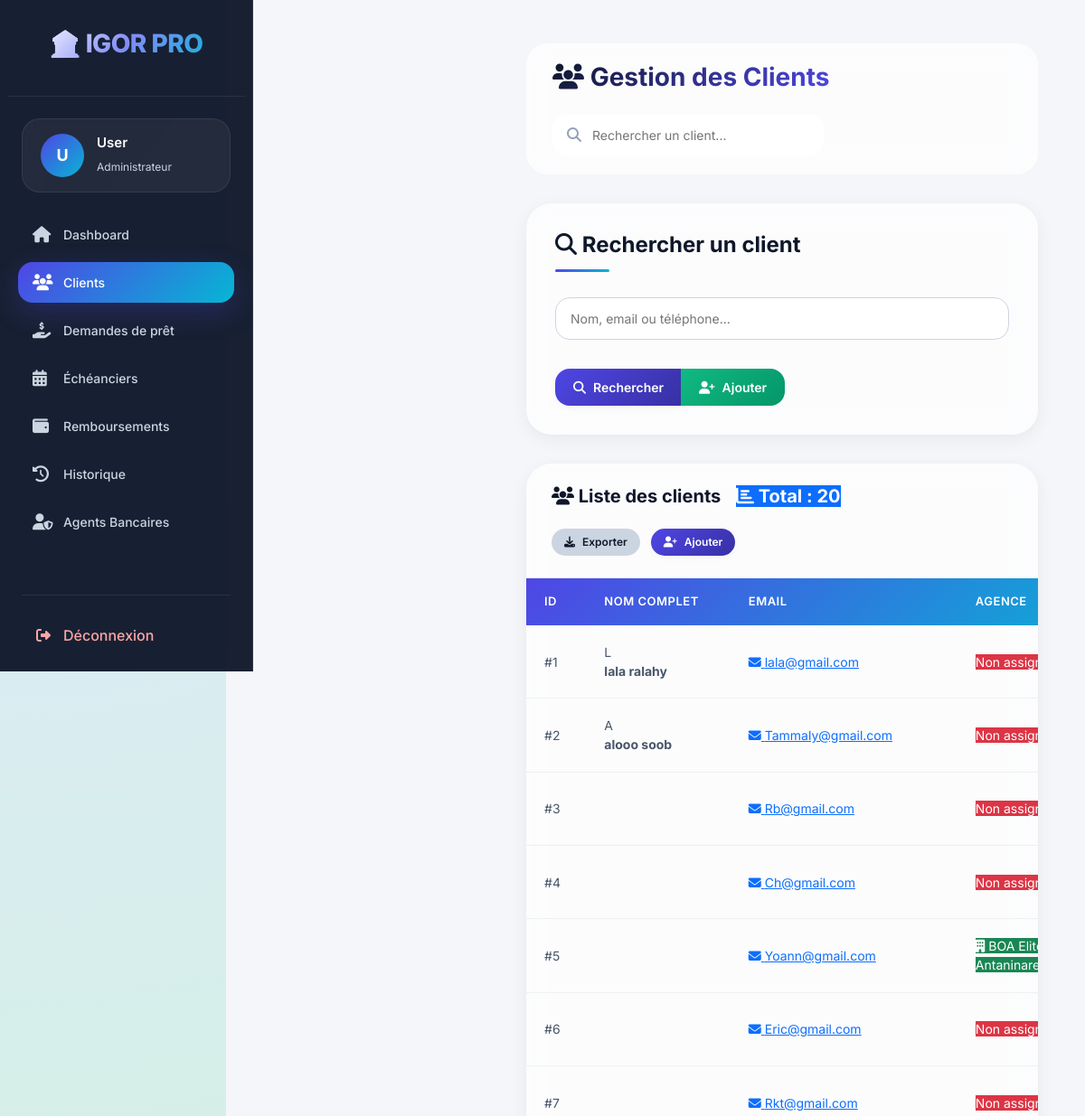
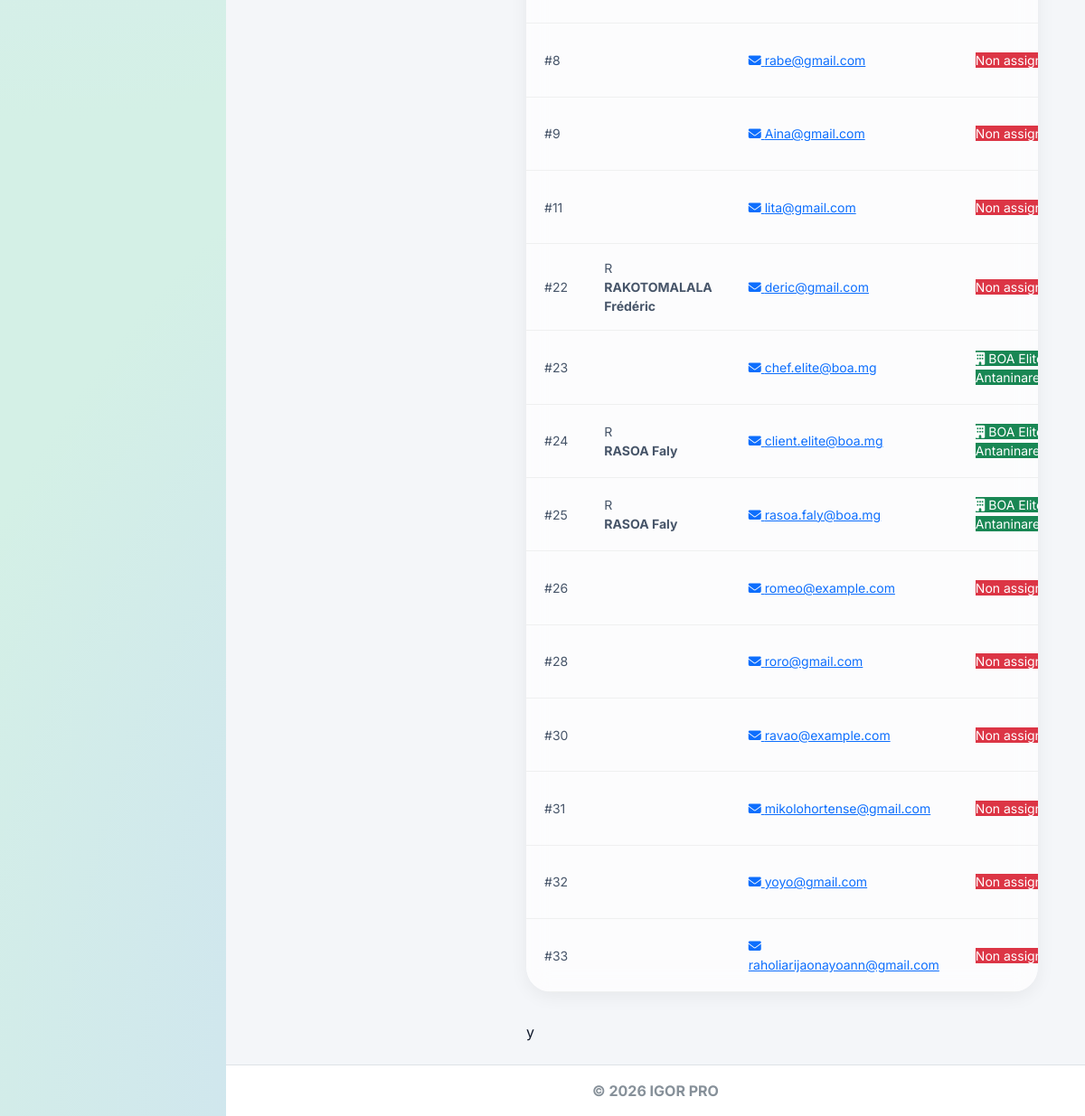
The app's page /utilisateur.php (signed in) with its own data (2 pictures, top to bottom).
### tables this page shows
CREATE TABLE `users` (
  `id` int(11) NOT NULL,
  `username` varchar(50) NOT NULL,
  `email` varchar(100) NOT NULL,
  `password` varchar(255) NOT NULL,
  `nom` varchar(100) DEFAULT NULL,
  `prenom` varchar(100) DEFAULT NULL,
  `telephone` varchar(20) DEFAULT NULL,
  `role` enum('super_admin','admin_regional','chef_agence','agent','client') NOT NULL DEFAULT 'client',
  `agence_id` int(11) DEFAULT NULL,
  `2fa_secret` varchar(255) DEFAULT NULL,
  `email_verified_at` datetime DEFAULT NULL,
  `remember_token` varchar(100) DEFAULT NULL,
  `reset_token` varchar(255) DEFAULT NULL,
  `created_at` timestamp NOT NULL DEFAULT current_timestamp(),
  `updated_at` timestamp NOT NULL DEFAULT current_timestamp() ON UPDATE current_timestamp(),
  `otp` varchar(10) DEFAULT NULL,
  `otp_expires_at` datetime DEFAULT NULL,
  `otp_created_at` datetime DEFAULT current_timestamp()
);

CREATE TABLE `agences` (
  `id_agence` int(11) NOT NULL,
  `nom` varchar(100) NOT NULL,
  `adresse` varchar(255) NOT NULL,
  `code_postal` varchar(10) NOT NULL,
  `ville` varchar(50) NOT NULL,
  `telephone` varchar(15) NOT NULL,
  `email` varchar(100) NOT NULL,
  `date_creation` date DEFAULT NULL
);

### utilisateur.php (called while the page is built, shortened)
<?php
require_once 'config.php';
require_once 'verification_role.php';
$search = $_POST['search'] ?? '';
$condition_agence = condition_agence('u');
try {
    $sql = "SELECT u.*, a.nom as agence_nom
            FROM users u
            LEFT JOIN agences a ON u.agence_id = a.id_agence
            WHERE $condition_agence";
    if (!empty($search)) {
        $sql .= " AND (u.nom LIKE :search OR u.prenom LIKE :search OR u.email LIKE :search)";
        $stmt = $conn->prepare($sql);
        $stmt->execute(['search' => "%$search%"]);
    } else {
        $stmt = $conn->query($sql);
    }
    $utilisateurs = $stmt->fetchAll();
} catch(PDOException $e) {
    error_log("Erreur utilisateur.php: " . $e->getMessage());
    $error = "Erreur lors du chargement des données.";
}
$content = "pages/utilisateur_content.php";
include("layout.php");

### verification_role.php (called while the page is built, shortened)
<?php
function condition_agence($table_alias = '') {
    if ($_SESSION['role'] == 'super_admin') {
        return "1=1";
    }
    $alias = $table_alias ? $table_alias . '.' : '';
    return $alias . "agence_id = " . intval($_SESSION['agence_id']);
}
?>

### pages/utilisateur_content.php (the view, shortened to what this page needs)
<div class="main-content">
    <div class="top-bar">
        <h1 class="page-title">
            <i class="fas fa-users"></i> Gestion des Clients
        </h1>
        <div class="search-wrapper">
            <i class="fas fa-search"></i>
            <input type="text" class="search-input" id="globalSearch" placeholder="Rechercher un client...">
        </div>
    </div>
    <div class="form-container">
        <h3 class="form-title">
            <i class="fas fa-search"></i> Rechercher un client
        </h3>
        <form method="POST" action="">
            <div class="form-group">
                <input type="text" name="search" class="modern-input"
                       value="<?= htmlspecialchars($search ?? '') ?>"
                       placeholder="Nom, email ou téléphone...">
            </div>
            <div class="btn-group" style="margin-top: 16px;">
                <button type="submit" class="btn btn-primary">
                    <i class="fas fa-search"></i> Rechercher
                </button>
                <a href="create.php" class="btn btn-success">
                    <i class="fas fa-user-plus"></i> Ajouter
                </a>
            </div>
        </form>
    </div>
<div class="table-wrapper">
<div class="table-header">
    <h3 class="table-title">
        <i class="fas fa-users"></i>
        Liste des clients
        <span class="stats-badge bg-primary" style="margin-left:12px;">
            <i class="fas fa-chart-bar"></i>
            Total : <?= count($utilisateurs ?? []) ?>
        </span>
    </h3>
    <div class="table-actions">
        <button class="btn btn-secondary btn-sm" id="exportBtn">
            <i class="fas fa-download"></i>
            Exporter
        </button>
        <a href="create.php" class="btn btn-primary btn-sm">
            <i class="fas fa-user-plus"></i>
            Ajouter
        </a>
    </div>
</div>
<div class="table-responsive">
    <table class="modern-table" id="clientsTable">
        <thead>
            <tr>
                <th>ID</th>
                <th>Nom complet</th>
                <th>Email</th>
                <th>Agence</th>
            </tr>
        </thead>
        <tbody>
            <?php if(isset($utilisateurs) && !empty($utilisateurs)): ?>
                <?php foreach($utilisateurs as $user): ?>
                    <tr>
                        <td>
                            <span class="badge-id">
                                #<?= $user['id'] ?>
                            </span>
                        </td>
                        <td>
                            <div class="user-info-table">
                                <div class="user-avatar-sm">
                                    <?= strtoupper(substr($user['nom'],0,1)) ?>
                                </div>
                                <div>
                                    <strong>
                                        <?= htmlspecialchars($user['nom'] . ' ' . ($user['prenom'] ?? '')) ?>
                                    </strong>
                                </div>
                            </div>
                        </td>
                        <td>
                            <a href="mailto:<?= htmlspecialchars($user['email']) ?>"
                               class="table-link">
                                <i class="fas fa-envelope"></i>
                                <?= htmlspecialchars($user['email']) ?>
                            </a>
                        </td>
                        <td>
                            <?php if(!empty($user['agence_nom'])): ?>
                                <span class="stats-badge bg-success">
                                    <i class="fas fa-building"></i>
                                    <?= htmlspecialchars($user['agence_nom']) ?>
                                </span>
                            <?php else: ?>
                                <span class="stats-badge bg-danger">
                                    Non assigné
                                </span>
                            <?php endif; ?>
                        </td>
                    </tr>
                <?php endforeach; ?>
            <?php endif; ?>
        </tbody>
    </table>
</div>
</div>y
</div>

### layout.php (shortened to what this page needs)
<!DOCTYPE html>
<html lang="fr">
<head>
    <link rel="stylesheet" href="./ASSET/CSS/plugins/fontawesome-free/css/all.min.css">
    <link rel="stylesheet" href="./ASSET/CSS/dist/css/adminlte.min.css">
    <link rel="stylesheet" href="./ASSET/CSS/admin-pro.css">
    <link rel="stylesheet" href="https://cdn.jsdelivr.net/npm/bootstrap@5.3.0/dist/css/bootstrap.min.css">
    <link rel="stylesheet" href="https://cdnjs.cloudflare.com/ajax/libs/font-awesome/6.4.0/css/all.min.css">
    <link rel="stylesheet" href="./ASSET/CSS/style.css">
</head>
<body class="hold-transition sidebar-mini layout-fixed">
<div class="wrapper">
    <?php include("partials/sidebar.php"); ?>
    <div class="content-wrapper">
        <section class="content pt-4">
            <div class="container-fluid">
                <?php
                if (isset($content) && file_exists($content)) {
                    include $content;
                } else {
                    echo "<div class='alert alert-danger'>Page introuvable</div>";
                }
                ?>
            </div>
        </section>
    </div>
    <footer class="main-footer text-center">
        <strong>&copy; <?php echo date('Y'); ?> IGOR PRO</strong>
    </footer>
</div>
</body>
</html>

### partials/sidebar.php
<aside class="sidebar">
    <div class="logo">
        <h2>🏦 IGOR PRO</h2>
    </div>
    <div class="user-card">
        <div class="user-avatar">
            <?php echo strtoupper(substr($_SESSION['username'] ?? 'U', 0, 1)); ?>
        </div>
        <div class="user-info">
            <h4><?php echo htmlspecialchars($_SESSION['username'] ?? 'User'); ?></h4>
            <span>Administrateur</span>
        </div>
    </div>
    <?php
    $current_page = basename($_SERVER['PHP_SELF']);
    ?>
    <ul class="nav-menu">
        <li class="nav-item">
            <a href="dashboard.php" class="nav-link <?= ($current_page == 'dashboard.php') ? 'active' : '' ?>">
                <i class="fas fa-home"></i>
                <span>Dashboard</span>
            </a>
        </li>
        <li class="nav-item">
            <a href="utilisateur.php" class="nav-link <?= ($current_page == 'utilisateur.php') ? 'active' : '' ?>">
                <i class="fas fa-users"></i>
                <span>Clients</span>
            </a>
        </li>
        <li class="nav-item">
            <a href="demande.php" class="nav-link <?= ($current_page == 'demande.php') ? 'active' : '' ?>">
                <i class="fas fa-hand-holding-usd"></i>
                <span>Demandes de prêt</span>
            </a>
        </li>
        <li class="nav-item">
            <a href="planification.php" class="nav-link <?= ($current_page == 'planification.php') ? 'active' : '' ?>">
                <i class="fas fa-calendar-alt"></i>
                <span>Échéanciers</span>
            </a>
        </li>
        <li class="nav-item">
            <a href="remboursement.php" class="nav-link <?= ($current_page == 'remboursement.php') ? 'active' : '' ?>">
                <i class="fas fa-wallet"></i>
                <span>Remboursements</span>
            </a>
        </li>
        <li class="nav-item">
            <a href="historique.php" class="nav-link <?= ($current_page == 'historique.php') ? 'active' : '' ?>">
                <i class="fas fa-history"></i>
                <span>Historique</span>
            </a>
        </li>
        <li class="nav-item">
            <a href="Agents Bancaires.php" class="nav-link <?= ($current_page == 'Agents Bancaires.php') ? 'active' : '' ?>">
                <i class="fas fa-user-shield"></i>
                <span>Agents Bancaires</span>
            </a>
        </li>
    </ul>
    <div class="logout-btn">
        <a href="logout.php" class="logout-link" onclick="return confirm('Déconnexion ?')">
            <i class="fas fa-sign-out-alt"></i>
            <span>Déconnexion</span>
        </a>
    </div>
</aside>

### ASSET/CSS/admin-pro.css (style rules this page uses)
:root { --bg-primary: #d4f0e6; --bg-secondary: #ffffff; --bg-card: #ffffff; --bg-hover: #e8f8f2; --primary-glow: #0e7c6b; --primary-dark: #0a5e51; --success-glow: #2e7d32; --warning-glow: #b85c00; --danger-glow: #b71c1c; --info-glow: #0284c7; --text-primary: #1e3a3a; --text-secondary: #2c4e4e; --text-muted: #4f6f6f; --border-glow: rgba(14, 124, 107, 0.15); --border-hover: rgba(14, 124, 107, 0.3); --shadow-sm: 0 2px 4px rgba(0,0,0,0.03); --shadow-md: 0 4px 8px rgba(14, 124, 107, 0.1); --shadow-lg: 0 10px 20px rgba(14, 124, 107, 0.15); --shadow-glow: 0 0 0 2px rgba(14, 124, 107, 0.1); --transition: all 0.3s ease; --border-radius: 16px; --border-radius-sm: 12px; }
body { background-color: var(--bg-primary) !important; font-family: 'Inter', 'Segoe UI', sans-serif; color: var(--text-primary); min-height: 100vh; }

### records on screen
users: id "1", nom "L", nom+prenom "lala ralahy", email "lala@gmail.com", shows "Non…"
users: id "2", nom "A", nom+prenom "alooo soob", email "Tammaly@gmail.com", shows "Non…"
users: id "3", email "Rb@gmail.com", shows "Non…"
users: id "4", email "Ch@gmail.com", shows "Non…"
users: id "5", email "Yoann@gmail.com", agence.nom "BOA…"
users: id "6", email "Eric@gmail.com", shows "Non…"
users: id "7", email "Rkt@gmail.com", shows "Non…"
users: id "8", email "rabe@gmail.com", shows "Non…"
users: id "9", email "Aina@gmail.com", shows "Non…"
users: id "11", email "lita@gmail.com", shows "Non…"
users: id "22", nom "R", nom+prenom "RAKOTOMALALA Frédéric", email "deric@gmail.com", shows "Non…"
users: id "23", email "chef.elite@boa.mg", agence.nom "BOA…"
users: id "24", nom "R", nom+prenom "RASOA Faly", email "client.elite@boa.mg", agence.nom "BOA…"
users: id "25", nom "R", nom+prenom "RASOA Faly", email "rasoa.faly@boa.mg", agence.nom "BOA…"
users: id "26", email "romeo@example.com", shows "Non…"
users: id "28", email "roro@gmail.com", shows "Non…"
users: id "30", email "ravao@example.com", shows "Non…"
users: id "31", email "mikolohortense@gmail.com", shows "Non…"
users: id "32", email "yoyo@gmail.com", shows "Non…"
users: id "33", email "raholiarijaonayoann@gmail.com", shows "Non…"

### other values on screen
substr($_SESSION['username'] ?? 'U', 0, 1) "U"
$_SESSION['username'] "User"
count($utilisateurs ?? []) "20"
